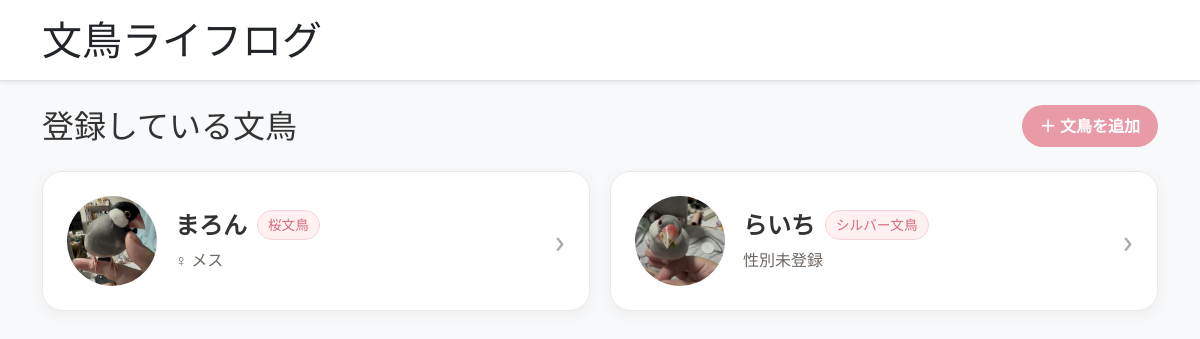
The page / on the database its author committed.
### birds/models.py (models this page shows, shortened)
class Bird(models.Model):
    name = models.CharField(max_length=50)
    color = models.CharField(max_length=50, blank=True)
    gender = models.CharField(max_length=10, blank=True)
    birthday = models.DateField(null=True, blank=True)
    welcome_date = models.DateField(null=True, blank=True)
    photo = models.ImageField(upload_to='birds/', null=True, blank=True)

### birds/views.py (the view)
# urls.py: path('', views.home, name='home'),
def home(request):
    birds = Bird.objects.all()
    return render(request, 'birds/home.html', {'birds': birds})

### birds/templates/birds/home.html (shortened to what this page needs)
{% extends 'birds/base.html' %}
{% block content %}
<div class="d-flex justify-content-between align-items-center mb-4">
    <h2 class="mb-0">登録している文鳥</h2>
    <a href="{% url 'bird_create' %}"
       class="btn bird-add-btn">
        ＋ 文鳥を追加
    </a>
</div>
<div class="bird-list">
    {% for bird in birds %}
        <a href="{% url 'bird_detail' bird.id %}"
           class="bird-card text-decoration-none">
            <div class="bird-card-icon">
                {% if bird.photo %}
                    <img src="{{ bird.photo.url }}"
                        alt="{{ bird.name }}"
                        class="bird-list-photo">
                {% else %}
                    🐦
                {% endif %}
            </div>
            <div class="bird-info">
                <div class="bird-name-row">
                    <h3>{{ bird.name }}</h3>
                    <span class="bird-type">
                        {{ bird.color }}
                    </span>
                </div>
                <p class="bird-gender">
                    {% if bird.gender == "メス" %}
                        ♀ {{ bird.gender }}
                    {% elif bird.gender == "オス" %}
                        ♂ {{ bird.gender }}
                    {% else %}
                        性別未登録
                    {% endif %}
                </p>
            </div>
            <div class="bird-card-arrow">
                ›
            </div>
        </a>
    {% empty %}
        <p>まだ文鳥が登録されていません。</p>
    {% endfor %}
</div>
{% endblock %}

### birds/static/birds/css/style.css (style rules this page uses)
body { background-color: #fffaf7; color: #333; }
.bird-list { display: grid; grid-template-columns: repeat(2, 1fr); gap: 20px; }
.bird-list-photo { width: 90px; height: 90px; object-fit: cover; border-radius: 50%; }
.bird-card { display: flex; align-items: center; gap: 18px; background: #ffffff; border: 1px solid #eee8e3; border-radius: 20px; padding: 24px; color: #333; box-shadow: 0 4px 14px rgba(70, 55, 45, 0.06); transition: 0.2s; }
.bird-info { flex: 1; }
.bird-name-row { display: flex; align-items: center; gap: 10px; flex-wrap: wrap; }
.bird-name-row h3 { margin: 0; font-size: 1.5rem; font-weight: 700; }
.bird-type { padding: 4px 10px; background: #fff0f2; color: #d66b78; border: 1px solid #f5d3d8; border-radius: 20px; font-size: 0.85rem; }
.bird-gender { margin: 8px 0 0; color: #6f6762; }
.bird-card-arrow { color: #aaa; font-size: 2rem; }
.bird-add-btn { padding: 9px 18px; background-color: #e89aa7; color: #ffffff; border: none; border-radius: 999px; font-weight: 600; }

### rows shown on the page
Bird: photo (picture), name "まろん", color "桜文鳥", gender "メス"
Bird: photo (picture), name "らいち", color "シルバー文鳥", gender "性別未登録"
